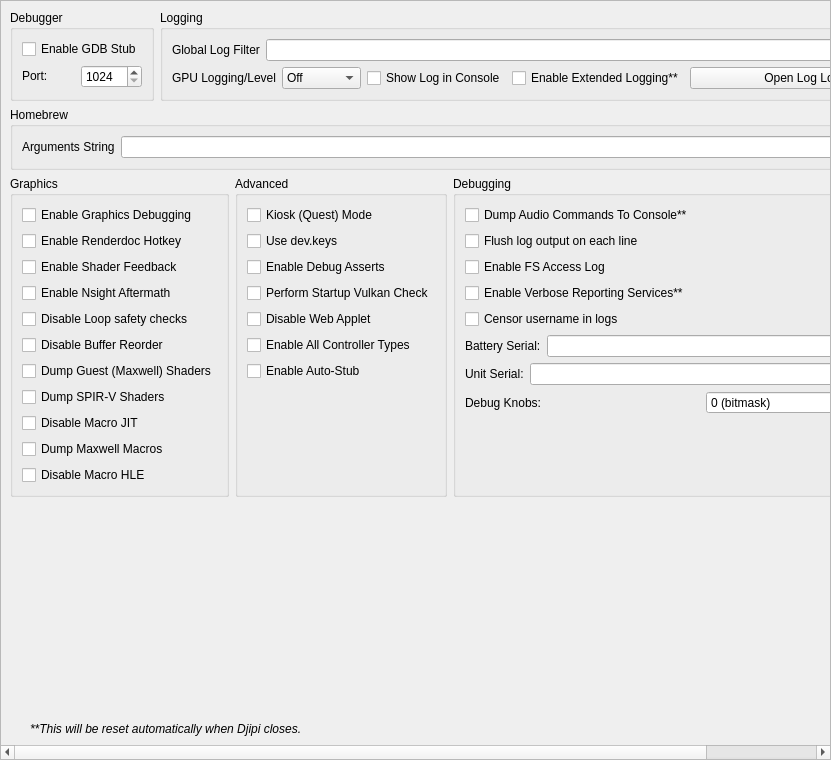
<?xml version="1.0" encoding="UTF-8"?>
<ui version="4.0">
 <class>ConfigureDebug</class>
 <widget class="QScrollArea" name="ConfigureDebug">
  <property name="geometry">
   <rect>
    <x>0</x>
    <y>0</y>
    <width>831</width>
    <height>760</height>
   </rect>
  </property>
  <property name="widgetResizable">
   <bool>true</bool>
  </property>
  <widget class="QWidget" name="widget">
   <property name="geometry">
    <rect>
     <x>0</x>
     <y>0</y>
     <width>829</width>
     <height>758</height>
    </rect>
   </property>
   <layout class="QVBoxLayout" name="verticalLayout_1">
    <item>
     <layout class="QHBoxLayout" name="horizontalLayout">
      <property name="topMargin">
       <number>0</number>
      </property>
      <item>
       <widget class="QGroupBox" name="groupBox">
        <property name="sizePolicy">
         <sizepolicy hsizetype="Preferred" vsizetype="Preferred">
          <horstretch>0</horstretch>
          <verstretch>0</verstretch>
         </sizepolicy>
        </property>
        <property name="title">
         <string>Debugger</string>
        </property>
        <property name="alignment">
         <set>Qt::AlignmentFlag::AlignLeading|Qt::AlignmentFlag::AlignLeft|Qt::AlignmentFlag::AlignTop</set>
        </property>
        <property name="flat">
         <bool>false</bool>
        </property>
        <property name="checkable">
         <bool>false</bool>
        </property>
        <layout class="QVBoxLayout" name="verticalLayout_3">
         <item>
          <widget class="QWidget" name="debug_widget" native="true">
           <property name="sizePolicy">
            <sizepolicy hsizetype="Preferred" vsizetype="Maximum">
             <horstretch>0</horstretch>
             <verstretch>0</verstretch>
            </sizepolicy>
           </property>
           <layout class="QVBoxLayout" name="verticalLayout">
            <property name="sizeConstraint">
             <enum>QLayout::SizeConstraint::SetDefaultConstraint</enum>
            </property>
            <property name="leftMargin">
             <number>0</number>
            </property>
            <property name="topMargin">
             <number>0</number>
            </property>
            <property name="rightMargin">
             <number>0</number>
            </property>
            <property name="bottomMargin">
             <number>0</number>
            </property>
            <item>
             <widget class="QCheckBox" name="toggle_gdbstub">
              <property name="sizePolicy">
               <sizepolicy hsizetype="Maximum" vsizetype="Maximum">
                <horstretch>0</horstretch>
                <verstretch>0</verstretch>
               </sizepolicy>
              </property>
              <property name="text">
               <string>Enable GDB Stub</string>
              </property>
             </widget>
            </item>
            <item>
             <widget class="QWidget" name="horizontalWidget_3" native="true">
              <property name="sizePolicy">
               <sizepolicy hsizetype="Preferred" vsizetype="Maximum">
                <horstretch>0</horstretch>
                <verstretch>0</verstretch>
               </sizepolicy>
              </property>
              <layout class="QHBoxLayout" name="horizontalLayout_3">
               <property name="leftMargin">
                <number>0</number>
               </property>
               <property name="topMargin">
                <number>0</number>
               </property>
               <property name="rightMargin">
                <number>0</number>
               </property>
               <property name="bottomMargin">
                <number>0</number>
               </property>
               <item>
                <widget class="QLabel" name="label_11">
                 <property name="sizePolicy">
                  <sizepolicy hsizetype="Minimum" vsizetype="Maximum">
                   <horstretch>0</horstretch>
                   <verstretch>0</verstretch>
                  </sizepolicy>
                 </property>
                 <property name="text">
                  <string>Port:</string>
                 </property>
                </widget>
               </item>
               <item>
                <widget class="QSpinBox" name="gdbport_spinbox">
                 <property name="sizePolicy">
                  <sizepolicy hsizetype="Preferred" vsizetype="Maximum">
                   <horstretch>0</horstretch>
                   <verstretch>0</verstretch>
                  </sizepolicy>
                 </property>
                 <property name="minimum">
                  <number>1024</number>
                 </property>
                 <property name="maximum">
                  <number>65535</number>
                 </property>
                </widget>
               </item>
              </layout>
             </widget>
            </item>
           </layout>
          </widget>
         </item>
        </layout>
       </widget>
      </item>
      <item>
       <widget class="QGroupBox" name="groupBox_2">
        <property name="sizePolicy">
         <sizepolicy hsizetype="Expanding" vsizetype="Preferred">
          <horstretch>0</horstretch>
          <verstretch>0</verstretch>
         </sizepolicy>
        </property>
        <property name="title">
         <string>Logging</string>
        </property>
        <layout class="QGridLayout" name="gridLayout_1">
         <item row="0" column="0" colspan="4">
          <widget class="QWidget" name="logging_widget" native="true">
           <property name="sizePolicy">
            <sizepolicy hsizetype="Preferred" vsizetype="Maximum">
             <horstretch>0</horstretch>
             <verstretch>0</verstretch>
            </sizepolicy>
           </property>
           <layout class="QHBoxLayout" name="horizontalLayout_1">
            <property name="leftMargin">
             <number>0</number>
            </property>
            <property name="topMargin">
             <number>0</number>
            </property>
            <property name="rightMargin">
             <number>0</number>
            </property>
            <property name="bottomMargin">
             <number>0</number>
            </property>
            <item>
             <widget class="QLabel" name="label_1">
              <property name="sizePolicy">
               <sizepolicy hsizetype="Preferred" vsizetype="Preferred">
                <horstretch>0</horstretch>
                <verstretch>0</verstretch>
               </sizepolicy>
              </property>
              <property name="text">
               <string>Global Log Filter</string>
              </property>
             </widget>
            </item>
            <item>
             <widget class="QLineEdit" name="log_filter_edit"/>
            </item>
           </layout>
          </widget>
         </item>
         <item row="1" column="0">
          <widget class="QWidget" name="gpu_log_level_widget" native="true">
           <property name="sizePolicy">
            <sizepolicy hsizetype="Preferred" vsizetype="Maximum">
             <horstretch>0</horstretch>
             <verstretch>0</verstretch>
            </sizepolicy>
           </property>
           <layout class="QHBoxLayout" name="gpu_log_level_layout">
            <property name="leftMargin">
             <number>0</number>
            </property>
            <property name="topMargin">
             <number>0</number>
            </property>
            <property name="rightMargin">
             <number>0</number>
            </property>
            <property name="bottomMargin">
             <number>0</number>
            </property>
            <item>
             <widget class="QLabel" name="gpu_log_level_label">
              <property name="text">
               <string>GPU Logging/Level</string>
              </property>
             </widget>
            </item>
            <item>
             <widget class="QComboBox" name="gpu_log_level">
              <property name="toolTip">
               <string>Detail level for GPU logs. Off disables logging entirely.</string>
              </property>
              <item>
               <property name="text">
                <string>Off</string>
               </property>
              </item>
              <item>
               <property name="text">
                <string>Errors</string>
               </property>
              </item>
              <item>
               <property name="text">
                <string>Standard</string>
               </property>
              </item>
              <item>
               <property name="text">
                <string>Verbose</string>
               </property>
              </item>
              <item>
               <property name="text">
                <string>All</string>
               </property>
              </item>
             </widget>
            </item>
           </layout>
          </widget>
         </item>
         <item row="1" column="1">
          <widget class="QCheckBox" name="toggle_console">
           <property name="text">
            <string>Show Log in Console</string>
           </property>
          </widget>
         </item>
         <item row="1" column="2">
          <widget class="QCheckBox" name="extended_logging">
           <property name="enabled">
            <bool>true</bool>
           </property>
           <property name="toolTip">
            <string>When checked, the max size of the log increases from 100 MB to 1 GB</string>
           </property>
           <property name="text">
            <string>Enable Extended Logging**</string>
           </property>
          </widget>
         </item>
         <item row="1" column="3">
          <widget class="QPushButton" name="open_log_button">
           <property name="sizePolicy">
            <sizepolicy hsizetype="Expanding" vsizetype="Maximum">
             <horstretch>1</horstretch>
             <verstretch>0</verstretch>
            </sizepolicy>
           </property>
           <property name="minimumSize">
            <size>
             <width>250</width>
             <height>0</height>
            </size>
           </property>
           <property name="text">
            <string>Open Log Location</string>
           </property>
          </widget>
         </item>
        </layout>
       </widget>
      </item>
     </layout>
    </item>
    <item>
     <widget class="QGroupBox" name="groupBox_3">
      <property name="title">
       <string>Homebrew</string>
      </property>
      <layout class="QVBoxLayout" name="verticalLayout_5">
       <item>
        <layout class="QHBoxLayout" name="horizontalLayout_4">
         <item>
          <widget class="QLabel" name="label_3">
           <property name="text">
            <string>Arguments String</string>
           </property>
          </widget>
         </item>
         <item>
          <widget class="QLineEdit" name="homebrew_args_edit"/>
         </item>
        </layout>
       </item>
      </layout>
     </widget>
    </item>
    <item>
     <layout class="QHBoxLayout" name="horizontalLayout_2">
      <item>
       <widget class="QGroupBox" name="groupBox_4">
        <property name="title">
         <string>Graphics</string>
        </property>
        <layout class="QGridLayout" name="gridLayout_2">
         <item row="4" column="0">
          <widget class="QCheckBox" name="disable_loop_safety_checks">
           <property name="toolTip">
            <string>When checked, it executes shaders without loop logic changes</string>
           </property>
           <property name="text">
            <string>Disable Loop safety checks</string>
           </property>
          </widget>
         </item>
         <item row="9" column="0">
          <widget class="QCheckBox" name="dump_macros">
           <property name="enabled">
            <bool>true</bool>
           </property>
           <property name="toolTip">
            <string>When checked, it will dump all the macro programs of the GPU</string>
           </property>
           <property name="text">
            <string>Dump Maxwell Macros</string>
           </property>
          </widget>
         </item>
         <item row="3" column="0">
          <widget class="QCheckBox" name="enable_nsight_aftermath">
           <property name="toolTip">
            <string>When checked, it enables Nsight Aftermath crash dumps</string>
           </property>
           <property name="text">
            <string>Enable Nsight Aftermath</string>
           </property>
          </widget>
         </item>
         <item row="6" column="0">
          <widget class="QCheckBox" name="dump_guest_shaders">
           <property name="enabled">
            <bool>true</bool>
           </property>
           <property name="toolTip">
            <string>When checked, it will dump original Maxwell guest shader bytecode (the input to the recompiler) as .ash files under DumpDir/shaders/. Useful for inspection with nvdisasm.</string>
           </property>
           <property name="text">
            <string>Dump Guest (Maxwell) Shaders</string>
           </property>
          </widget>
         </item>
         <item row="1" column="0">
          <widget class="QCheckBox" name="enable_renderdoc_hotkey">
           <property name="text">
            <string>Enable Renderdoc Hotkey</string>
           </property>
          </widget>
         </item>
         <item row="8" column="0">
          <widget class="QCheckBox" name="disable_macro_jit">
           <property name="enabled">
            <bool>true</bool>
           </property>
           <property name="toolTip">
            <string>When checked, it disables the macro Just In Time compiler. Enabling this makes games run slower</string>
           </property>
           <property name="text">
            <string>Disable Macro JIT</string>
           </property>
          </widget>
         </item>
         <item row="10" column="0">
          <widget class="QCheckBox" name="disable_macro_hle">
           <property name="enabled">
            <bool>true</bool>
           </property>
           <property name="toolTip">
            <string>When checked, it disables the macro HLE functions. Enabling this makes games run slower</string>
           </property>
           <property name="text">
            <string>Disable Macro HLE</string>
           </property>
          </widget>
         </item>
         <item row="0" column="0">
          <widget class="QCheckBox" name="enable_graphics_debugging">
           <property name="enabled">
            <bool>true</bool>
           </property>
           <property name="toolTip">
            <string>When checked, the graphics API enters a slower debugging mode</string>
           </property>
           <property name="text">
            <string>Enable Graphics Debugging</string>
           </property>
          </widget>
         </item>
         <item row="11" column="0">
          <spacer name="verticalSpacer_5">
           <property name="orientation">
            <enum>Qt::Orientation::Vertical</enum>
           </property>
           <property name="sizeType">
            <enum>QSizePolicy::Policy::Preferred</enum>
           </property>
           <property name="sizeHint" stdset="0">
            <size>
             <width>20</width>
             <height>0</height>
            </size>
           </property>
          </spacer>
         </item>
         <item row="2" column="0">
          <widget class="QCheckBox" name="enable_shader_feedback">
           <property name="toolTip">
            <string>When checked, yuzu will log statistics about the compiled pipeline cache</string>
           </property>
           <property name="text">
            <string>Enable Shader Feedback</string>
           </property>
          </widget>
         </item>
         <item row="5" column="0">
          <widget class="QCheckBox" name="disable_buffer_reorder">
           <property name="toolTip">
            <string>&lt;html&gt;&lt;head/&gt;&lt;body&gt;&lt;p&gt;When checked, disables reordering of mapped memory uploads which allows to associate uploads with specific draws. May reduce performance in some cases.&lt;/p&gt;&lt;/body&gt;&lt;/html&gt;</string>
           </property>
           <property name="text">
            <string>Disable Buffer Reorder</string>
           </property>
          </widget>
         </item>
         <item row="7" column="0">
          <widget class="QCheckBox" name="gpu_log_shader_dumps">
           <property name="toolTip">
            <string>When checked, it will dump the recompiler's output SPIR-V binaries (.spv) under LogDir/shaders/. Inspect via SPIRV-Tools (spirv-dis / spirv-cross / spirv-val) or RenderDoc.</string>
           </property>
           <property name="text">
            <string>Dump SPIR-V Shaders</string>
           </property>
          </widget>
         </item>
        </layout>
       </widget>
      </item>
      <item>
       <widget class="QGroupBox" name="groupBox_6">
        <property name="title">
         <string>Advanced</string>
        </property>
        <layout class="QGridLayout" name="gridLayout_4">
         <item row="3" column="0">
          <widget class="QCheckBox" name="perform_vulkan_check">
           <property name="toolTip">
            <string>Enables yuzu to check for a working Vulkan environment when the program starts up. Disable this if this is causing issues with external programs seeing yuzu.</string>
           </property>
           <property name="text">
            <string>Perform Startup Vulkan Check</string>
           </property>
          </widget>
         </item>
         <item row="4" column="0">
          <widget class="QCheckBox" name="disable_web_applet">
           <property name="text">
            <string>Disable Web Applet</string>
           </property>
          </widget>
         </item>
         <item row="5" column="0">
          <widget class="QCheckBox" name="enable_all_controllers">
           <property name="text">
            <string>Enable All Controller Types</string>
           </property>
          </widget>
         </item>
         <item row="6" column="0">
          <widget class="QCheckBox" name="use_auto_stub">
           <property name="text">
            <string>Enable Auto-Stub</string>
           </property>
          </widget>
         </item>
         <item row="0" column="0">
          <widget class="QCheckBox" name="quest_flag">
           <property name="text">
            <string>Kiosk (Quest) Mode</string>
           </property>
          </widget>
         </item>
         <item row="1" column="0">
          <widget class="QCheckBox" name="use_dev_keys">
           <property name="text">
            <string>Use dev.keys</string>
           </property>
          </widget>
         </item>
         <item row="2" column="0">
          <widget class="QCheckBox" name="use_debug_asserts">
           <property name="text">
            <string>Enable Debug Asserts</string>
           </property>
          </widget>
         </item>
         <item row="7" column="0">
          <spacer name="verticalSpacer_4">
           <property name="orientation">
            <enum>Qt::Orientation::Vertical</enum>
           </property>
           <property name="sizeType">
            <enum>QSizePolicy::Policy::Expanding</enum>
           </property>
           <property name="sizeHint" stdset="0">
            <size>
             <width>20</width>
             <height>0</height>
            </size>
           </property>
          </spacer>
         </item>
        </layout>
       </widget>
      </item>
      <item>
       <widget class="QGroupBox" name="groupBox_5">
        <property name="title">
         <string>Debugging</string>
        </property>
        <layout class="QGridLayout" name="gridLayout_3">
         <item row="6" column="0">
          <widget class="QWidget" name="serial_battery_widget" native="true">
           <property name="sizePolicy">
            <sizepolicy hsizetype="Preferred" vsizetype="Maximum">
             <horstretch>0</horstretch>
             <verstretch>0</verstretch>
            </sizepolicy>
           </property>
           <layout class="QHBoxLayout" name="horizontalLayout_11">
            <property name="leftMargin">
             <number>0</number>
            </property>
            <property name="topMargin">
             <number>0</number>
            </property>
            <property name="rightMargin">
             <number>0</number>
            </property>
            <property name="bottomMargin">
             <number>0</number>
            </property>
            <item>
             <widget class="QLabel" name="label_12">
              <property name="sizePolicy">
               <sizepolicy hsizetype="Preferred" vsizetype="Preferred">
                <horstretch>0</horstretch>
                <verstretch>0</verstretch>
               </sizepolicy>
              </property>
              <property name="text">
               <string>Battery Serial:</string>
              </property>
             </widget>
            </item>
            <item>
             <widget class="QLineEdit" name="serial_battery_edit"/>
            </item>
           </layout>
          </widget>
         </item>
         <item row="8" column="0">
          <widget class="QWidget" name="debug_knobs_widget" native="true">
           <property name="sizePolicy">
            <sizepolicy hsizetype="Preferred" vsizetype="Maximum">
             <horstretch>0</horstretch>
             <verstretch>0</verstretch>
            </sizepolicy>
           </property>
           <layout class="QHBoxLayout" name="horizontalLayout_debug_knobs">
            <property name="leftMargin">
             <number>0</number>
            </property>
            <property name="topMargin">
             <number>0</number>
            </property>
            <property name="rightMargin">
             <number>0</number>
            </property>
            <property name="bottomMargin">
             <number>0</number>
            </property>
            <item>
             <widget class="QLabel" name="label_debug_knobs">
              <property name="sizePolicy">
               <sizepolicy hsizetype="Preferred" vsizetype="Preferred">
                <horstretch>0</horstretch>
                <verstretch>0</verstretch>
               </sizepolicy>
              </property>
              <property name="text">
               <string>Debug Knobs:</string>
              </property>
             </widget>
            </item>
            <item>
             <widget class="QSpinBox" name="debug_knobs_spinbox">
              <property name="minimum">
               <number>0</number>
              </property>
              <property name="maximum">
               <number>65535</number>
              </property>
              <property name="toolTip">
               <string>Bitmask for quick development toggles</string>
              </property>
              <property name="statusTip">
               <string>Set debug knobs (bitmask)</string>
              </property>
              <property name="whatsThis">
               <string>16-bit debug knob set for quick development toggles</string>
              </property>
              <property name="suffix">
               <string> (bitmask)</string>
              </property>
             </widget>
            </item>
           </layout>
          </widget>
         </item>
         <item row="7" column="0">
          <widget class="QWidget" name="serial_board_widget" native="true">
           <property name="sizePolicy">
            <sizepolicy hsizetype="Preferred" vsizetype="Maximum">
             <horstretch>0</horstretch>
             <verstretch>0</verstretch>
            </sizepolicy>
           </property>
           <layout class="QHBoxLayout" name="horizontalLayout_12">
            <property name="leftMargin">
             <number>0</number>
            </property>
            <property name="topMargin">
             <number>0</number>
            </property>
            <property name="rightMargin">
             <number>0</number>
            </property>
            <property name="bottomMargin">
             <number>0</number>
            </property>
            <item>
             <widget class="QLabel" name="label_13">
              <property name="sizePolicy">
               <sizepolicy hsizetype="Preferred" vsizetype="Preferred">
                <horstretch>0</horstretch>
                <verstretch>0</verstretch>
               </sizepolicy>
              </property>
              <property name="text">
               <string>Unit Serial:</string>
              </property>
             </widget>
            </item>
            <item>
             <widget class="QLineEdit" name="serial_board_edit"/>
            </item>
           </layout>
          </widget>
         </item>
         <item row="20" column="0">
          <spacer name="verticalSpacer_3">
           <property name="orientation">
            <enum>Qt::Orientation::Vertical</enum>
           </property>
           <property name="sizeType">
            <enum>QSizePolicy::Policy::Expanding</enum>
           </property>
           <property name="sizeHint" stdset="0">
            <size>
             <width>20</width>
             <height>0</height>
            </size>
           </property>
          </spacer>
         </item>
         <item row="1" column="0">
          <widget class="QCheckBox" name="dump_audio_commands">
           <property name="toolTip">
            <string>Enable this to output the latest generated audio command list to the console. Only affects games using the audio renderer.</string>
           </property>
           <property name="text">
            <string>Dump Audio Commands To Console**</string>
           </property>
          </widget>
         </item>
         <item row="2" column="0">
          <widget class="QCheckBox" name="flush_line">
           <property name="text">
            <string>Flush log output on each line</string>
           </property>
          </widget>
         </item>
         <item row="3" column="0">
          <widget class="QCheckBox" name="fs_access_log">
           <property name="text">
            <string>Enable FS Access Log</string>
           </property>
          </widget>
         </item>
         <item row="4" column="0">
          <widget class="QCheckBox" name="reporting_services">
           <property name="text">
            <string>Enable Verbose Reporting Services**</string>
           </property>
          </widget>
         </item>
         <item row="5" column="0">
          <widget class="QCheckBox" name="censor_username">
           <property name="text">
            <string>Censor username in logs</string>
           </property>
          </widget>
         </item>
        </layout>
       </widget>
      </item>
     </layout>
    </item>
    <item>
     <spacer name="verticalSpacer">
      <property name="orientation">
       <enum>Qt::Orientation::Vertical</enum>
      </property>
      <property name="sizeHint" stdset="0">
       <size>
        <width>20</width>
        <height>0</height>
       </size>
      </property>
     </spacer>
    </item>
    <item>
     <widget class="QLabel" name="label_5">
      <property name="sizePolicy">
       <sizepolicy hsizetype="Expanding" vsizetype="Preferred">
        <horstretch>0</horstretch>
        <verstretch>0</verstretch>
       </sizepolicy>
      </property>
      <property name="font">
       <font>
        <italic>true</italic>
       </font>
      </property>
      <property name="text">
    <string>**This will be reset automatically when Djipi closes.</string>
      </property>
      <property name="indent">
       <number>20</number>
      </property>
     </widget>
    </item>
   </layout>
  </widget>
 </widget>
 <tabstops>
  <tabstop>log_filter_edit</tabstop>
  <tabstop>toggle_console</tabstop>
  <tabstop>extended_logging</tabstop>
  <tabstop>open_log_button</tabstop>
  <tabstop>homebrew_args_edit</tabstop>
  <tabstop>enable_graphics_debugging</tabstop>
  <tabstop>enable_shader_feedback</tabstop>
  <tabstop>enable_nsight_aftermath</tabstop>
  <tabstop>fs_access_log</tabstop>
  <tabstop>reporting_services</tabstop>
  <tabstop>quest_flag</tabstop>
  <tabstop>use_debug_asserts</tabstop>
 </tabstops>
 <resources/>
 <connections/>
</ui>
